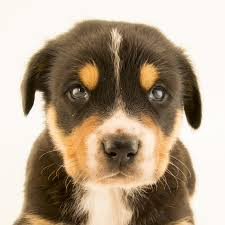
#> input picture Image/download.jpg, 225 x 225 px
$ python Edge.py
#> lines starting #> are read from the running program, lines starting #| are printed output that depends on the picture; after the words box and inside, x2 and y2 are one past the last pixel; in counts of white or black regions, pixels touching at a corner belong together
import cv2 as cv
import numpy as np

img = cv.imread("Image//download.jpg")
#> img is the input picture: shape (225, 225, 3); mean B, G, R 138.5, 159.6, 177.4
# method 1: laplacian

# step 1 : convert to grey scale
grey = cv.cvtColor(img,cv.COLOR_BGR2GRAY)
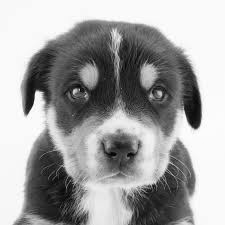
#> grey: shape (225, 225); min 1, max 255, mean 162.5
# step 2: .laplacian
lap = cv.Laplacian(grey,cv.CV_64F)
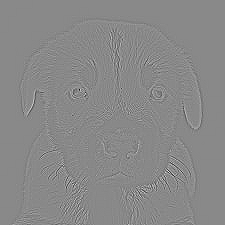
#> lap: shape (225, 225) float64; min -439, max 378, mean 0; drawn with min black and max white
lap = np.uint8(np.absolute(lap))
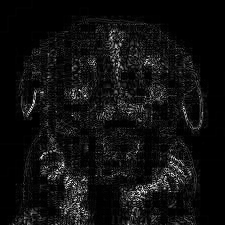
#> lap: shape (225, 225); min 0, max 255, mean 15.9
cv.imshow("laplacian",lap)

# method 2: subel: compute gradient into 2 direction
# step 1: covert to greyscale

sobelx = cv.Sobel(grey,cv.CV_64F,1,0)
sobely = cv.Sobel(grey,cv.CV_64F,0,1)
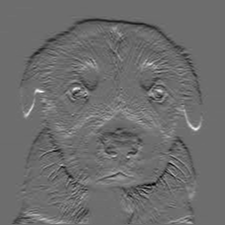
#> sobely: shape (225, 225) float64; min -491, max 648, mean -3.4; drawn with min black and max white

combine_sobel = cv.bitwise_or(sobelx,sobely)
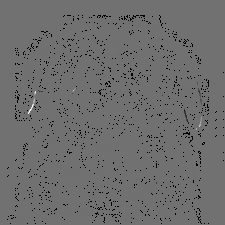
#> combine_sobel: shape (225, 225) float64; 3.26% of the values are NaN or infinite; the others: min -104832, max 130944, mean -55.7; drawn with min black, max white, NaN and infinite black

# cv.imshow('sobel x', sobelx)
# cv.imshow('sobel y', sobely)
cv.imshow("combine sobel", combine_sobel)
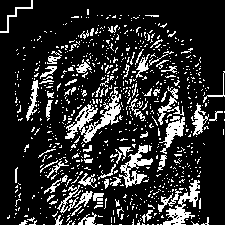
#> window 'combine sobel': shape (225, 225); 17.4% white in thin lines or dots

# lets compare with canny edge detector
canny = cv.Canny(grey,150,175)
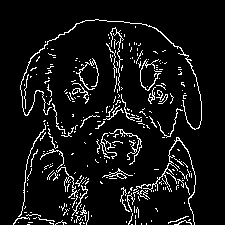
#> canny: shape (225, 225); 7.6% white in thin lines or dots, all inside (x1, y1, x2, y2) = (13, 19, 202, 225)
cv.imshow("Canny",canny)

cv.waitKey(0)
